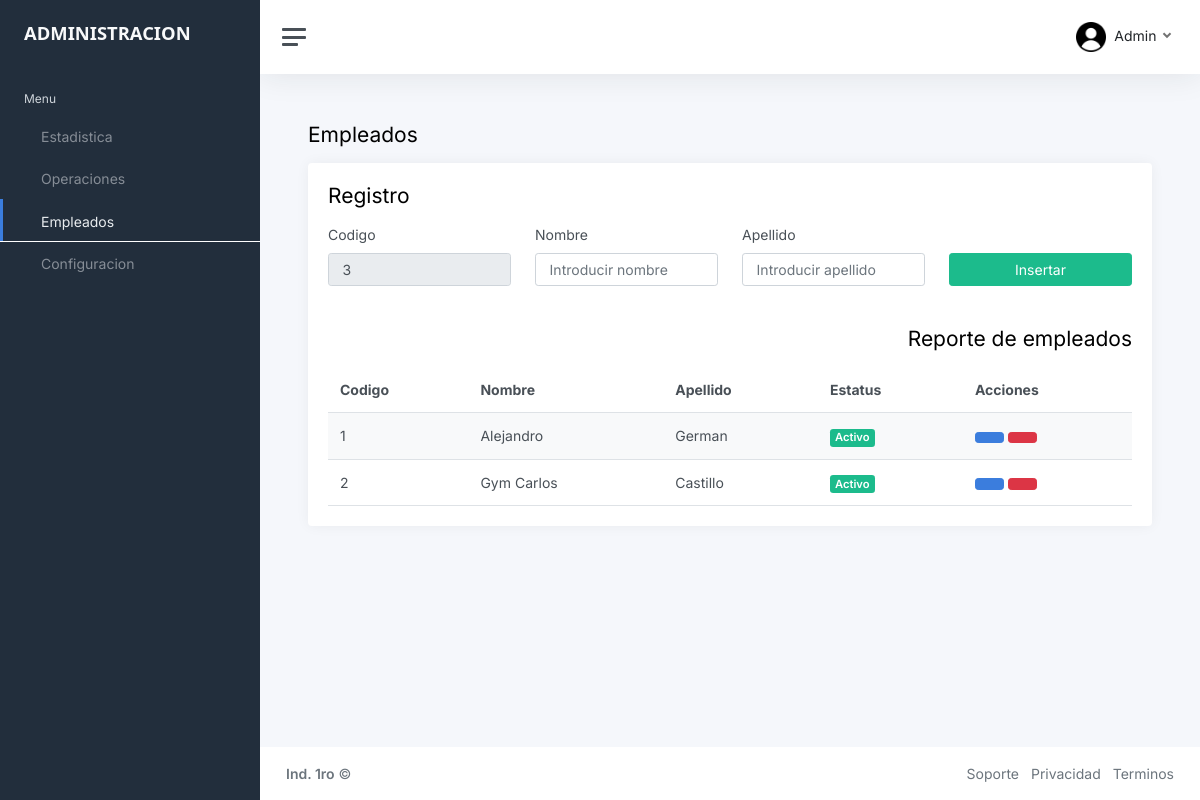
Screenshot of /doc/c_empleados/empleados.php (signed in) with the database file from the repository.
### tables this page shows
CREATE TABLE `tbl_empleados` (
  `Id_empleado` int(11) NOT NULL,
  `Nombre` varchar(30) NOT NULL,
  `Apellido` varchar(30) NOT NULL,
  `Estado` varchar(12) NOT NULL
);

### doc/c_empleados/empleados.php (the view, shortened to what this page needs)
<?php include('../../conexiones/conexion.php');
$sql = "SELECT * FROM `tbl_empleados`";
$resultado = mysqli_query($conexion, $sql);
?>
<?php include('asset/header.php') ?>
<main class="content">
    <div class="container-fluid p-0">
        <h1 class="h3 mb-3">Empleados</h1>
        <div class="row">
            <div class="col-12">
                <div class="card">
                    <div class="card-body d-grid">
                        <h1 class="h3 mb-3">Registro</h1>
                        <form action="../../conexiones/insertar.php?empleados" method="post">
                            <div class="row">
                                <div class="d-flex flex-column align-items-start col-md-3">
                                    <label for="codigo" class="form-label">Codigo</label>
                                    <input type="number" class="form-control" value="<?php echo mysqli_num_rows($resultado) + 1 ?>" disabled>
                                </div>
                                <div class="d-flex flex-column align-items-start col-md-3">
                                    <label for="nombre" class="form-label">Nombre</label>
                                    <input type="text" name="nombre" class="form-control" placeholder="Introducir nombre">
                                </div>
                                <div class="d-flex flex-column align-items-start col-md-3">
                                    <label for="apellido" class="form-label">Apellido</label>
                                    <input type="text" name="apellido" class="form-control" placeholder="Introducir apellido">
                                </div>
                                <div class="d-flex flex-column justify-content-end col-md-3 mt-3">
                                    <input type="submit" class="btn btn-success" value="Insertar">
                                </div>
                            </div>
                        </form>
                    </div>
                    <div class="card-body d-flex flex-column">
                        <h1 class="h3 mb-3 d-flex justify-content-end">Reporte de empleados</h1>
                        <table id="example" class="table table-striped table-hover my-0">
                            <thead>
                                <tr>
                                    <th class="">Codigo</th>
                                    <th class="">Nombre</th>
                                    <th class="">Apellido</th>
                                    <th class="">Estatus</th>
                                    <th class="">Acciones</th>
                                </tr>
                            </thead>
                            <tbody>
                                <?php while ($fila = mysqli_fetch_assoc($resultado)) { ?>
                                    <tr>
                                        <td class=""><?php echo $fila['Id_empleado']; ?></td>
                                        <td class=""><?php echo $fila['Nombre']; ?></td>
                                        <td class=""><?php echo $fila['Apellido']; ?></td>
                                        <?php
                                        if ($fila['Estado'] == 'Activo') {
                                            echo '<td class=""><span class="badge bg-success">' . $fila['Estado'] . '</span></td>';
                                        } else if ($fila['Estado'] == 'Inactivo') {
                                            echo '<td class=""><span class="badge bg-danger">' . $fila['Estado'] . '</span></td>';
                                        };
                                        ?>
                                        <td class="">
                                            <div class="d-flex gap-1">
                                                <a href="asset/edit/edit_emple.php?Id_emple=<?php echo $fila['Id_empleado']; ?>"><button class="btn btn-primary" title="Editar"><i class="align-middle" data-feather="edit"></i></button></a>
                                                <a href="../../conexiones/eliminar.php?Id_emple=<?php echo $fila['Id_empleado']; ?>"><button class="btn btn-danger" title="Eliminar"><i class="align-middle" data-feather="trash-2"></i></button></a>
                                            </div>
                                        </td>
                                    </tr>
                                <?php } ?>
                            </tbody>
                        </table>
                    </div>
                </div>
            </div>
        </div>
    </div>
</main>
<?php include('asset/footer.php'); ?>

### rows the page displays
tbl_empleados: Id_empleado "1", Nombre "Alejandro", Apellido "German", Estado "Activo"
tbl_empleados: Id_empleado "2", Nombre "Gym Carlos", Apellido "Castillo", Estado "Activo"

### other values shown
$_SESSION['supervisor'] "Admin"
